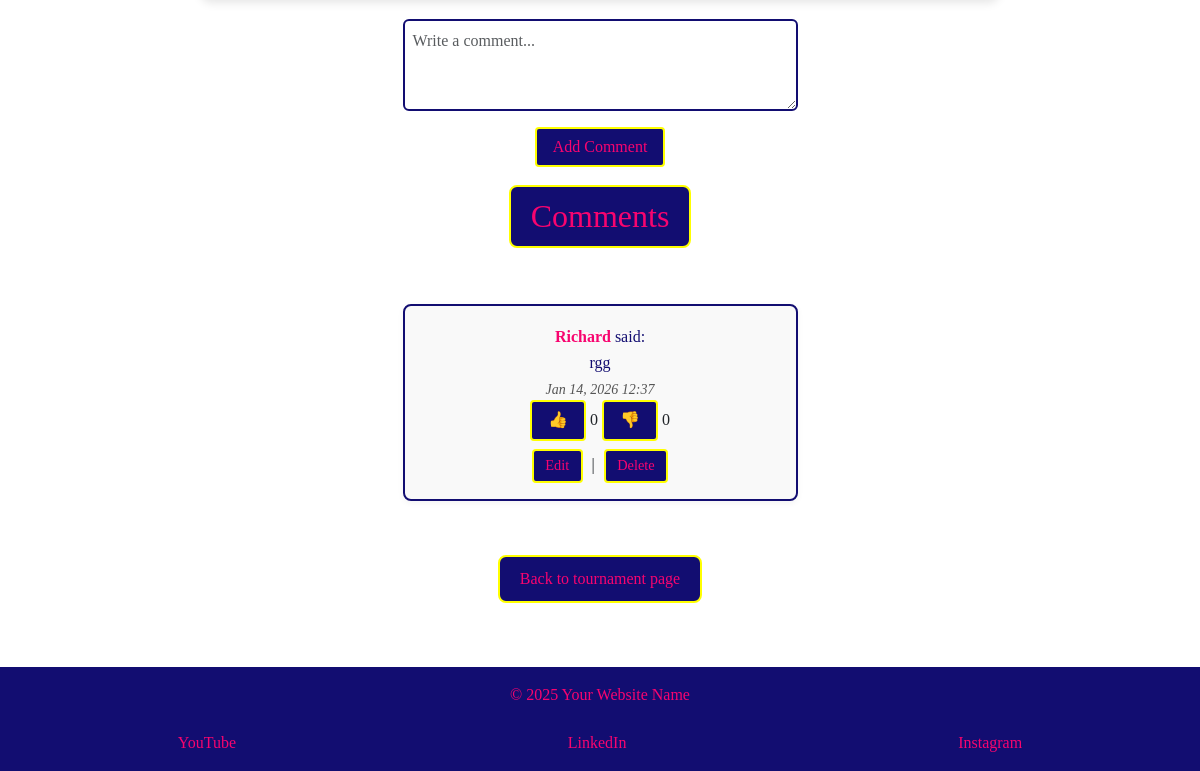
The app's page /tournament-detail/1/ (signed in, lower part), older data.
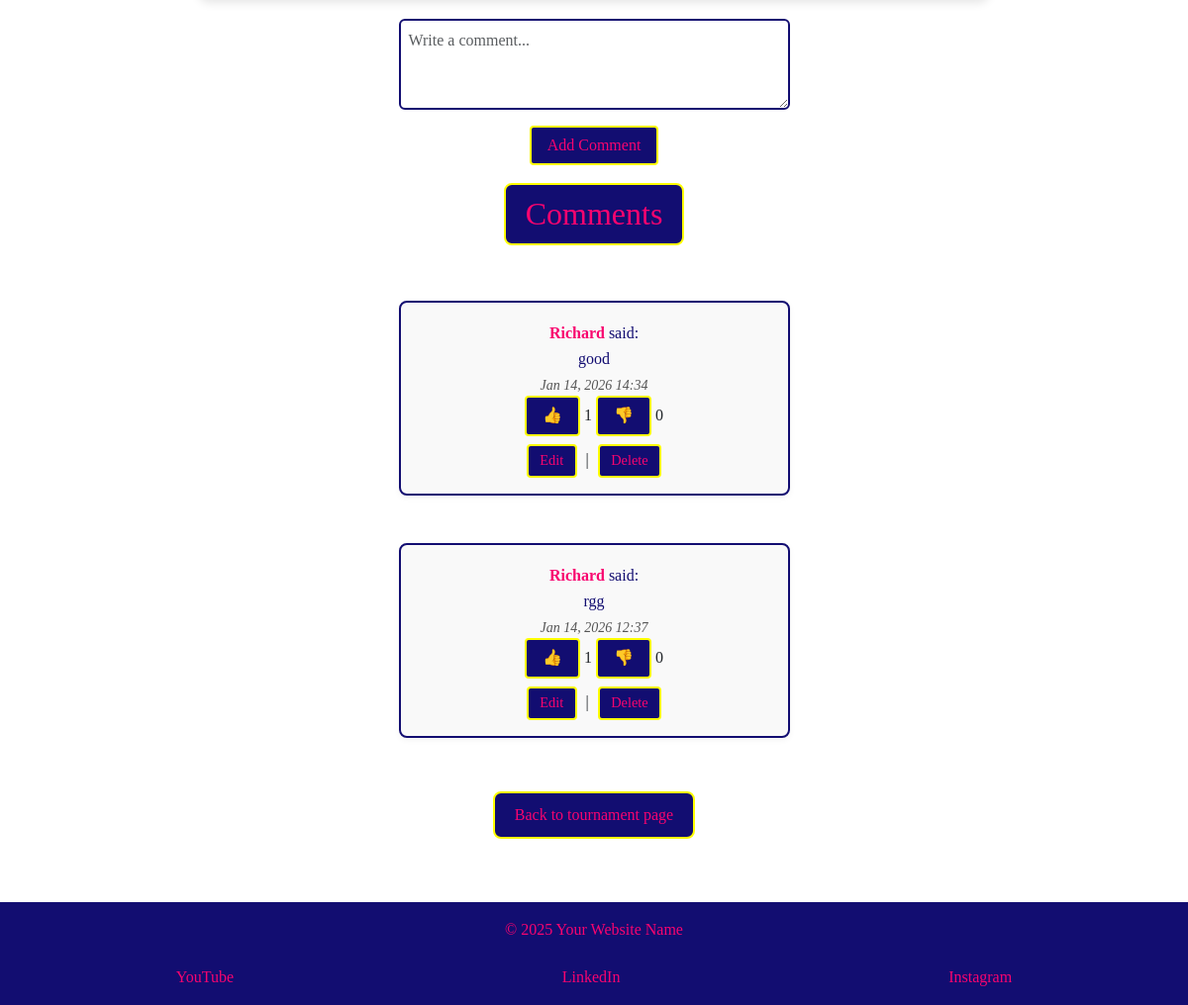
The same page, newer data.
### england_rugby/models.py (models this page shows, shortened)
class Comment(models.Model):
    card = models.ForeignKey(
        CardText,
        on_delete=models.CASCADE,
        related_name='comments',
        default=1
    )
    user = models.ForeignKey(User, on_delete=models.CASCADE)
    text = models.TextField()
    created_at = models.DateTimeField(auto_now_add=True)
    updated_at = models.DateTimeField(auto_now=True)

### england_rugby/views.py (the view)
# urls.py: path('tournament-detail/<int:pk>/', views.tournament_detail,
def tournament_detail(request, pk):
    card = get_object_or_404(CardText, pk=pk)
    is_saved = False
    if request.user.is_authenticated:
        is_saved = card.saved_by.filter(pk=request.user.pk).exists()
    if request.method == 'POST' and request.user.is_authenticated:
        form = CommentForm(request.POST)
        if form.is_valid():
            comment = form.save(commit=False)
            comment.user = request.user
            comment.card = card
            comment.save()
            return redirect('tournament-detail', pk=card.pk)
    else:
        form = CommentForm()
    comments = card.comments.all().order_by('-created_at')
    context = {
        'card': card,
        'comments': comments,
        'form': form,
        'is_saved': is_saved,
        'active_tab': 'tournament-detail'
    }
    return render(request, 'tournament-detail.html', context)

### england_rugby/forms.py
class CommentForm(forms.ModelForm):
    class Meta:
        model = Comment
        fields = ['text']
        labels = {
            'text': '',
        }
        widgets = {
            'text': forms.Textarea(attrs={'class': 'form-control',
                                          'rows': 3,
                                          'placeholder': 'Write a comment...'})
        }

### england_rugby/templatetags/comment_tags.py (called while the page is built)
@register.filter
def reaction_count(comment, reaction_type):
    return comment.reactions.filter(reaction=reaction_type).count()

### england_rugby/templates/tournament-detail.html (shortened to what this page needs)
{% extends 'base.html' %}
{% load static %}
{% load comment_tags %}
{% block content %}
<main class="card-detail-wrapper">
  <div class="card-detail">
    <div class="comments-section">
      {% if user.is_authenticated %}
      <form method="POST">
        {{ form.as_p }}
        <button type="submit">Add Comment</button>
      </form>
      {% else %}
      <p><a href="{% url 'login' %}">Log in to comment.</a></p>
      {% endif %}
      <h2>Comments</h2>
      {% for comment in comments %}
      <div class="comment" data-id="{{ comment.id }}">
        <p><strong>{{ comment.user.username }}</strong> said:</p>
        <p>{{ comment.text }}</p>
        <small>{{ comment.created_at|date:"M d, Y H:i" }}</small>
        <div class="reaction-buttons">
          {% if user.is_authenticated %}
          <button class="like-btn" data-url="{% url 'toggle_reaction' comment.id 'like' %}">👍</button>
          <span class="like-count">{{ comment|reaction_count:"like" }}</span>
          <button class="dislike-btn" data-url="{% url 'toggle_reaction' comment.id 'dislike' %}">👎</button>
          <span class="dislike-count">{{ comment|reaction_count:"dislike" }}</span>
          {% else %}
          <p>Log in to react.</p>
          {% endif %}
        </div>
        {% if user == comment.user %}
        <div class="actions">
          <a href="{% url 'edit_comment' comment.pk %}">Edit</a> |
          <a href="{% url 'delete_comment' comment.pk %}">Delete</a>
        </div>
        {% endif %}
      </div>
      {% empty %}
      <hr>
      <p class="no-comments">No comments yet</p>
      {% endfor %}
    </div>
    <a href="{% url 'tournament' %}">Back to tournament page</a>
  </div>
</main>
{% endblock %}

Row changes from the older to the newer data that the page shows:
added Comment: user.username "Richard", text "good", created_at "Jan 14, 2026 14:34", id "1", id "0", shows "Edit"
computed for Comment "rgg": id "0" → "1"
